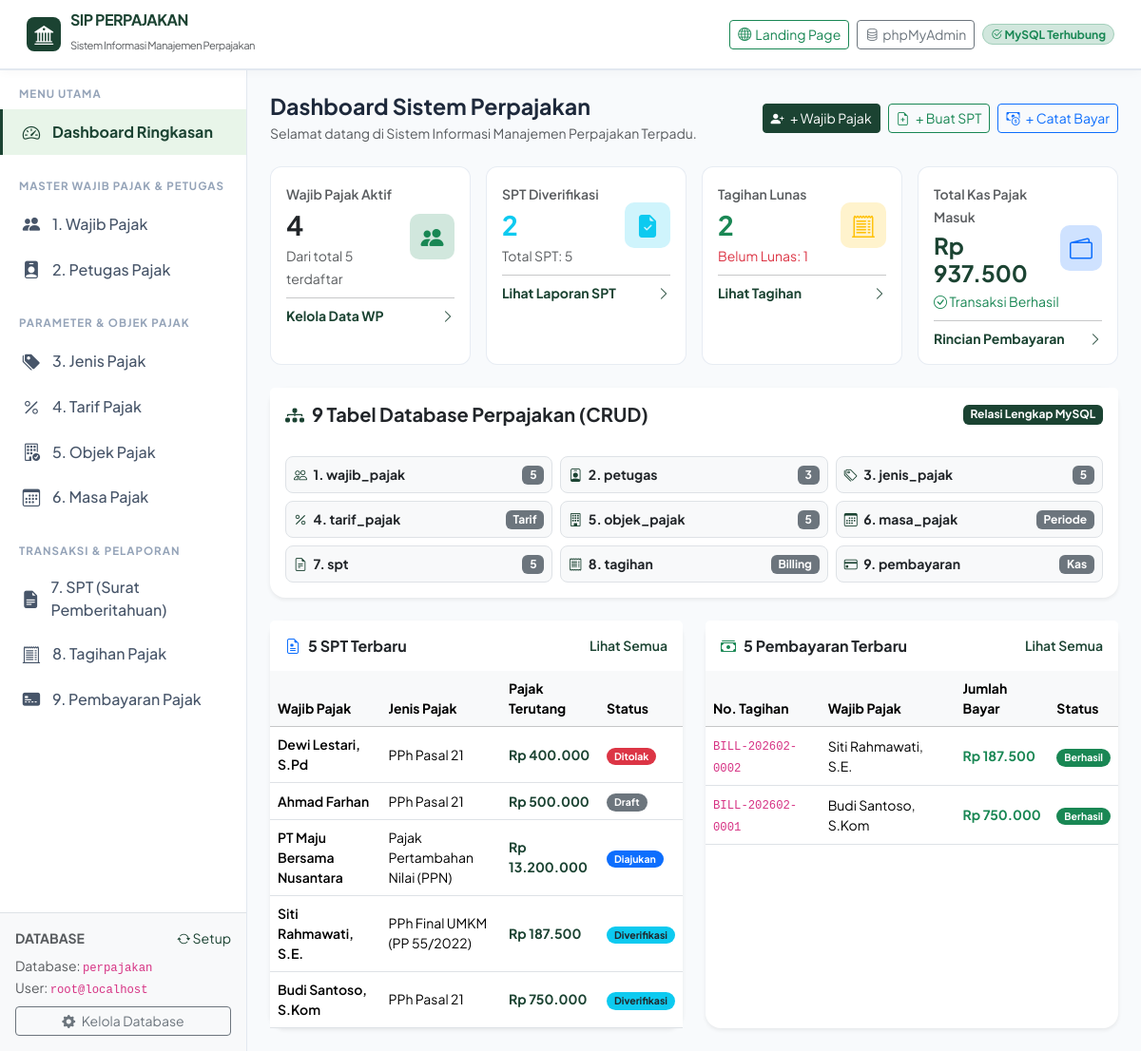
Page /dashboard.php on the committed database.
### tables this page shows
CREATE TABLE `spt` (
  `id_spt` INT NOT NULL AUTO_INCREMENT,
  `id_wajib_pajak` INT NOT NULL,
  `id_jenis_pajak` INT NOT NULL,
  `id_masa_pajak` INT NOT NULL,
  `id_petugas` INT DEFAULT NULL,
  `tanggal_lapor` DATE DEFAULT NULL,
  `dasar_pengenaan` DECIMAL(15,2) DEFAULT NULL,
  `jumlah_pajak` DECIMAL(15,2) DEFAULT NULL,
  `status` ENUM('Draft','Diajukan','Diverifikasi','Ditolak') NOT NULL DEFAULT 'Draft',
  PRIMARY KEY (`id_spt`),
  KEY `fk_spt_wp` (`id_wajib_pajak`),
  KEY `fk_spt_jenis` (`id_jenis_pajak`),
  KEY `fk_spt_masa` (`id_masa_pajak`),
  KEY `fk_spt_petugas` (`id_petugas`),
  CONSTRAINT `fk_spt_wp` FOREIGN KEY (`id_wajib_pajak`) REFERENCES `wajib_pajak` (`id_wajib_pajak`) ON DELETE CASCADE ON UPDATE CASCADE,
  CONSTRAINT `fk_spt_jenis` FOREIGN KEY (`id_jenis_pajak`) REFERENCES `jenis_pajak` (`id_jenis_pajak`) ON DELETE CASCADE ON UPDATE CASCADE,
  CONSTRAINT `fk_spt_masa` FOREIGN KEY (`id_masa_pajak`) REFERENCES `masa_pajak` (`id_masa_pajak`) ON DELETE CASCADE ON UPDATE CASCADE,
  CONSTRAINT `fk_spt_petugas` FOREIGN KEY (`id_petugas`) REFERENCES `petugas` (`id_petugas`) ON DELETE SET NULL ON UPDATE CASCADE
);

CREATE TABLE `wajib_pajak` (
  `id_wajib_pajak` INT NOT NULL AUTO_INCREMENT,
  `npwp` VARCHAR(25) NOT NULL,
  `nama` VARCHAR(100) NOT NULL,
  `nik` VARCHAR(20) DEFAULT NULL,
  `alamat` TEXT DEFAULT NULL,
  `email` VARCHAR(100) DEFAULT NULL,
  `no_telepon` VARCHAR(20) DEFAULT NULL,
  `tanggal_daftar` DATE DEFAULT NULL,
  `status` ENUM('Aktif','Nonaktif') NOT NULL DEFAULT 'Aktif',
  PRIMARY KEY (`id_wajib_pajak`),
  UNIQUE KEY `uk_npwp` (`npwp`)
);

CREATE TABLE `jenis_pajak` (
  `id_jenis_pajak` INT NOT NULL AUTO_INCREMENT,
  `kode_pajak` VARCHAR(20) DEFAULT NULL,
  `nama_pajak` VARCHAR(100) NOT NULL,
  `keterangan` TEXT DEFAULT NULL,
  PRIMARY KEY (`id_jenis_pajak`),
  UNIQUE KEY `uk_kode_pajak` (`kode_pajak`)
);

CREATE TABLE `pembayaran` (
  `id_pembayaran` INT NOT NULL AUTO_INCREMENT,
  `id_tagihan` INT NOT NULL,
  `tanggal_pembayaran` DATE DEFAULT NULL,
  `jumlah_bayar` DECIMAL(15,2) NOT NULL,
  `metode_pembayaran` VARCHAR(50) DEFAULT NULL,
  `nomor_referensi` VARCHAR(100) DEFAULT NULL,
  `status` ENUM('Berhasil','Menunggu','Gagal') NOT NULL DEFAULT 'Menunggu',
  PRIMARY KEY (`id_pembayaran`),
  KEY `fk_bayar_tagihan` (`id_tagihan`),
  CONSTRAINT `fk_bayar_tagihan` FOREIGN KEY (`id_tagihan`) REFERENCES `tagihan` (`id_tagihan`) ON DELETE CASCADE ON UPDATE CASCADE
);

CREATE TABLE `tagihan` (
  `id_tagihan` INT NOT NULL AUTO_INCREMENT,
  `id_spt` INT NOT NULL,
  `nomor_tagihan` VARCHAR(50) DEFAULT NULL,
  `tanggal_tagihan` DATE DEFAULT NULL,
  `tanggal_jatuh_tempo` DATE DEFAULT NULL,
  `total_tagihan` DECIMAL(15,2) NOT NULL,
  `status` ENUM('Belum Lunas','Sebagian','Lunas') NOT NULL DEFAULT 'Belum Lunas',
  PRIMARY KEY (`id_tagihan`),
  UNIQUE KEY `uk_tagihan_spt` (`id_spt`),
  UNIQUE KEY `uk_nomor_tagihan` (`nomor_tagihan`),
  CONSTRAINT `fk_tagihan_spt` FOREIGN KEY (`id_spt`) REFERENCES `spt` (`id_spt`) ON DELETE CASCADE ON UPDATE CASCADE
);

### dashboard.php (the view, shortened to what the rows shown need)
<?php
require_once __DIR__ . '/includes/header.php';
$counts = [
    'wp_aktif' => 0,
    'wp_total' => 0,
    'petugas' => 0,
    'jenis_pajak' => 0,
    'objek_pajak' => 0,
    'spt_total' => 0,
    'spt_verifikasi' => 0,
    'tagihan_lunas' => 0,
    'tagihan_belum' => 0,
    'total_penerimaan' => 0
];
$recent_spt = [];
$recent_bayar = [];
if ($dbReady) {
    try {
        $db = getDB();
        $counts['wp_total'] = $db->query("SELECT COUNT(*) FROM wajib_pajak")->fetchColumn() ?: 0;
        $counts['wp_aktif'] = $db->query("SELECT COUNT(*) FROM wajib_pajak WHERE status = 'Aktif'")->fetchColumn() ?: 0;
        $counts['petugas'] = $db->query("SELECT COUNT(*) FROM petugas")->fetchColumn() ?: 0;
        $counts['jenis_pajak'] = $db->query("SELECT COUNT(*) FROM jenis_pajak")->fetchColumn() ?: 0;
        $counts['objek_pajak'] = $db->query("SELECT COUNT(*) FROM objek_pajak")->fetchColumn() ?: 0;
        $counts['spt_total'] = $db->query("SELECT COUNT(*) FROM spt")->fetchColumn() ?: 0;
        $counts['spt_verifikasi'] = $db->query("SELECT COUNT(*) FROM spt WHERE status = 'Diverifikasi'")->fetchColumn() ?: 0;
        $counts['tagihan_lunas'] = $db->query("SELECT COUNT(*) FROM tagihan WHERE status = 'Lunas'")->fetchColumn() ?: 0;
        $counts['tagihan_belum'] = $db->query("SELECT COUNT(*) FROM tagihan WHERE status != 'Lunas'")->fetchColumn() ?: 0;
        $counts['total_penerimaan'] = $db->query("SELECT SUM(jumlah_bayar) FROM pembayaran WHERE status = 'Berhasil'")->fetchColumn() ?: 0;
        $recent_spt = $db->query("
            SELECT s.*, wp.nama AS nama_wp, jp.nama_pajak
            FROM spt s
            JOIN wajib_pajak wp ON s.id_wajib_pajak = wp.id_wajib_pajak
            JOIN jenis_pajak jp ON s.id_jenis_pajak = jp.id_jenis_pajak
            ORDER BY s.id_spt DESC LIMIT 5
        ")->fetchAll();
        $recent_bayar = $db->query("
            SELECT p.*, t.nomor_tagihan, wp.nama AS nama_wp
            FROM pembayaran p
            JOIN tagihan t ON p.id_tagihan = t.id_tagihan
            JOIN spt s ON t.id_spt = s.id_spt
            JOIN wajib_pajak wp ON s.id_wajib_pajak = wp.id_wajib_pajak
            ORDER BY p.id_pembayaran DESC LIMIT 5
        ")->fetchAll();
    } catch (Exception $e) {
    }
}
?>
<div class="d-flex justify-content-between align-items-center flex-wrap gap-2 mb-4">
    <div>
        <h1 class="page-title">Dashboard Sistem Perpajakan</h1>
    </div>
</div>
<div class="card border-0 shadow-sm rounded-4 mb-4">
    <div class="card-body p-3">
        <div class="row g-2">
            <div class="col-md-4 col-sm-6">
                <a href="petugas.php" class="p-2 border rounded-3 d-flex align-items-center justify-content-between text-decoration-none bg-light hover-bg">
                    <span class="small fw-bold text-dark"><i class="bi bi-person-badge me-1 text-tax-primary"></i> 2. petugas</span>
                    <span class="badge bg-secondary"><?= $counts['petugas'] ?></span>
                </a>
            </div>
        </div>
    </div>
</div>
<div class="row g-4">
    <div class="col-lg-6">
        <div class="card border-0 shadow-sm rounded-4 h-100">
            <div class="table-responsive">
                <table class="table table-hover align-middle mb-0 small">
                    <thead class="table-light">
                        <tr>
                            <th>Wajib Pajak</th>
                            <th>Jenis Pajak</th>
                            <th>Pajak Terutang</th>
                            <th>Status</th>
                        </tr>
                    </thead>
                    <tbody>
                        <?php if (empty($recent_spt)): ?>
                            <tr><td colspan="4" class="text-center text-muted py-3">Belum ada data SPT</td></tr>
                        <?php else: ?>
                            <?php foreach ($recent_spt as $row): ?>
                            <tr>
                                <td class="fw-semibold"><?= htmlspecialchars($row['nama_wp']) ?></td>
                                <td><?= htmlspecialchars($row['nama_pajak']) ?></td>
                                <td class="fw-bold text-tax-primary"><?= format_rupiah($row['jumlah_pajak']) ?></td>
                                <td><?= render_status_badge($row['status']) ?></td>
                            </tr>
                            <?php endforeach; ?>
                        <?php endif; ?>
                    </tbody>
                </table>
            </div>
        </div>
    </div>
    <div class="col-lg-6">
        <div class="card border-0 shadow-sm rounded-4 h-100">
            <div class="table-responsive">
                <table class="table table-hover align-middle mb-0 small">
                    <thead class="table-light">
                        <tr>
                            <th>No. Tagihan</th>
                            <th>Wajib Pajak</th>
                            <th>Jumlah Bayar</th>
                            <th>Status</th>
                        </tr>
                    </thead>
                    <tbody>
                        <?php if (empty($recent_bayar)): ?>
                            <tr><td colspan="4" class="text-center text-muted py-3">Belum ada data pembayaran</td></tr>
                        <?php else: ?>
                            <?php foreach ($recent_bayar as $row): ?>
                            <tr>
                                <td><code><?= htmlspecialchars($row['nomor_tagihan']) ?></code></td>
                                <td><?= htmlspecialchars($row['nama_wp']) ?></td>
                                <td class="fw-bold text-success"><?= format_rupiah($row['jumlah_bayar']) ?></td>
                                <td><?= render_status_badge($row['status']) ?></td>
                            </tr>
                            <?php endforeach; ?>
                        <?php endif; ?>
                    </tbody>
                </table>
            </div>
        </div>
    </div>
</div>
<?php require_once __DIR__ . '/includes/footer.php'; ?>

### includes/functions.php (shortened to what the rows shown need)
<?php
function format_rupiah($angka) {
    return 'Rp ' . number_format((float)$angka, 0, ',', '.');
}
function render_status_badge($status) {
    $map = [
        'Aktif'         => 'bg-success',
        'Nonaktif'      => 'bg-secondary',
        'Draft'         => 'bg-secondary',
        'Diajukan'      => 'bg-primary',
        'Diverifikasi'  => 'bg-info text-dark',
        'Ditolak'       => 'bg-danger',
        'Belum Lunas'   => 'bg-warning text-dark',
        'Sebagian'      => 'bg-info text-dark',
        'Lunas'         => 'bg-success',
        'Berhasil'      => 'bg-success',
        'Menunggu'      => 'bg-warning text-dark',
        'Gagal'         => 'bg-danger',
    ];
    $cls = isset($map[$status]) ? $map[$status] : 'bg-secondary';
    return '<span class="badge ' . $cls . ' px-2 py-1 rounded-pill">' . htmlspecialchars($status) . '</span>';
}

### rows in the picture
spt: id_petugas "3", id_wajib_pajak.nama "Dewi Lestari, S.Pd", id_jenis_pajak.nama_pajak "PPh Pasal 21", jumlah_pajak "Rp 400.000", status "Ditolak"
spt: id_wajib_pajak.nama "Ahmad Farhan", id_jenis_pajak.nama_pajak "PPh Pasal 21", jumlah_pajak "Rp 500.000", status "Draft"
spt: id_wajib_pajak.nama "PT Maju Bersama Nusantara", id_jenis_pajak.nama_pajak "Pajak Pertambahan Nilai (PPN)", jumlah_pajak "Rp 13.200.000", status "Diajukan"
spt: id_wajib_pajak.nama "Siti Rahmawati, S.E.", id_jenis_pajak.nama_pajak "PPh Final UMKM (PP 55/2022)", jumlah_pajak "Rp 187.500", status "Diverifikasi"
spt: id_wajib_pajak.nama "Budi Santoso, S.Kom", id_jenis_pajak.nama_pajak "PPh Pasal 21", jumlah_pajak "Rp 750.000", status "Diverifikasi"
pembayaran: id_tagihan.nomor_tagihan "BILL-202602-0002", wajib_pajak.nama "Siti Rahmawati, S.E.", jumlah_bayar "Rp 187.500", status "Berhasil"
pembayaran: id_tagihan.nomor_tagihan "BILL-202602-0001", wajib_pajak.nama "Budi Santoso, S.Kom", jumlah_bayar "Rp 750.000", status "Berhasil"

### other values in the picture
$counts['wp_aktif'] "4"
$counts['wp_total'] "5"
$counts['spt_verifikasi'] "2"
$counts['spt_total'] "5"
$counts['tagihan_lunas'] "2"
$counts['tagihan_belum'] "1"
format_rupiah($counts['total_penerimaan']) "Rp 937.500"
$counts['jenis_pajak'] "5"
$counts['objek_pajak'] "5"
